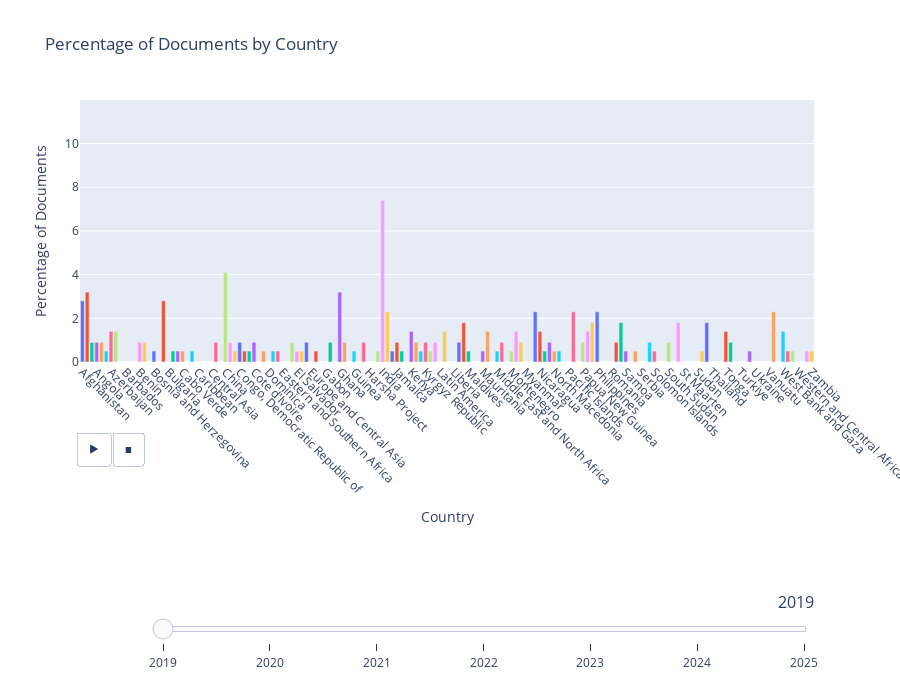

The code cell stored with this chart in its notebook:
### Code cell
fig_percentages = px.bar(
    df_g,
    x="Country",
    y="Percentage",
    animation_frame="Year",
    title="Percentage of Documents by Country",
    labels={"Percentage": "Percentage of Documents", "Country": "Country"},
    color="Country",
    range_y=[0, max_percentage * 1.1],
)


# Order countries and add margins
fig_percentages.update_layout(
    xaxis={"categoryorder": "array", "categoryarray": all_countries},
    showlegend=False,
    margin=dict(b=150),
)

# Remove Play/Pause buttons
fig_percentages.update_layout(updatemenus=[])

# Update each frame title and bar text
for frame in fig_percentages.frames:
    year_value = frame.name
    frame.layout = go.Layout(
        title_text=f"Percentage of Documents by Country - Year: {year_value}",
        xaxis=dict(categoryorder="array", categoryarray=all_countries),
        yaxis=dict(range=[0, max_percentage * 1.1]),
    )


# Add only slider (no Play/Pause), moved lower down
fig_percentages.update_layout(
    sliders=[
        {
            "active": 0,
            "yanchor": "top",
            "xanchor": "left",
            "currentvalue": {
                "font": {"size": 16},
                "prefix": "",
                "visible": True,
                "xanchor": "right",
            },
            "pad": {"b": 20, "t": 120},  # Extra top padding to avoid overlap
            "len": 0.9,
            "x": 0.1,
            "y": -0.4,  # Push slider further down
            "steps": [
                {
                    "args": [
                        [year],
                        {"frame": {"duration": 0, "redraw": True}, "mode": "immediate"},
                    ],
                    "label": str(year),
                    "method": "animate",
                }
                for year in years
            ],
        }
    ]
)

# Ensure x-axis labels are visible and angled
fig_percentages.update_layout(
    xaxis=dict(layer="above traces", tickangle=45), height=700
)

# Show the figure
fig_percentages.show()
